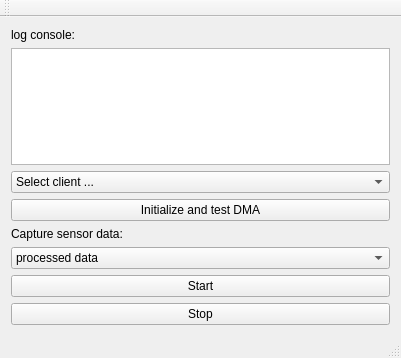
<?xml version="1.0" encoding="UTF-8"?>
<ui version="4.0">
 <class>MainWindow</class>
 <widget class="QMainWindow" name="MainWindow">
  <property name="geometry">
   <rect>
    <x>0</x>
    <y>0</y>
    <width>401</width>
    <height>358</height>
   </rect>
  </property>
  <property name="windowTitle">
   <string>QTCPServer</string>
  </property>
  <property name="styleSheet">
   <string notr="true"/>
  </property>
  <widget class="QWidget" name="centralWidget">
   <layout class="QGridLayout" name="gridLayout">
    <item row="8" column="1">
     <widget class="QPushButton" name="pushButton_sendData">
      <property name="styleSheet">
       <string notr="true"/>
      </property>
      <property name="text">
       <string>Start</string>
      </property>
      <property name="flat">
       <bool>false</bool>
      </property>
     </widget>
    </item>
    <item row="0" column="1">
     <widget class="QLabel" name="label">
      <property name="text">
       <string>log console:</string>
      </property>
     </widget>
    </item>
    <item row="1" column="1">
     <widget class="QTextBrowser" name="textBrowser_receivedMessages">
      <property name="styleSheet">
       <string notr="true"/>
      </property>
     </widget>
    </item>
    <item row="6" column="1">
     <widget class="QLabel" name="label_2">
      <property name="text">
       <string>Capture sensor data:</string>
      </property>
     </widget>
    </item>
    <item row="9" column="1">
     <widget class="QPushButton" name="pushButton_stopSendData">
      <property name="text">
       <string>Stop</string>
      </property>
     </widget>
    </item>
    <item row="2" column="1">
     <widget class="QComboBox" name="comboBox_receiver">
      <property name="minimumSize">
       <size>
        <width>110</width>
        <height>0</height>
       </size>
      </property>
      <item>
       <property name="text">
        <string>Select client ...</string>
       </property>
      </item>
     </widget>
    </item>
    <item row="5" column="1">
     <widget class="QPushButton" name="pushButton_init_dma">
      <property name="text">
       <string>Initialize and test DMA</string>
      </property>
     </widget>
    </item>
    <item row="7" column="1">
     <widget class="QComboBox" name="comboBox_sensor">
      <item>
       <property name="text">
        <string>processed data</string>
       </property>
      </item>
      <item>
       <property name="text">
        <string>raw data</string>
       </property>
      </item>
     </widget>
    </item>
   </layout>
  </widget>
  <widget class="QMenuBar" name="menuBar">
   <property name="geometry">
    <rect>
     <x>0</x>
     <y>0</y>
     <width>401</width>
     <height>22</height>
    </rect>
   </property>
  </widget>
  <widget class="QToolBar" name="mainToolBar">
   <attribute name="toolBarArea">
    <enum>TopToolBarArea</enum>
   </attribute>
   <attribute name="toolBarBreak">
    <bool>false</bool>
   </attribute>
  </widget>
  <widget class="QStatusBar" name="statusBar"/>
 </widget>
 <layoutdefault spacing="6" margin="11"/>
 <resources/>
 <connections/>
</ui>
